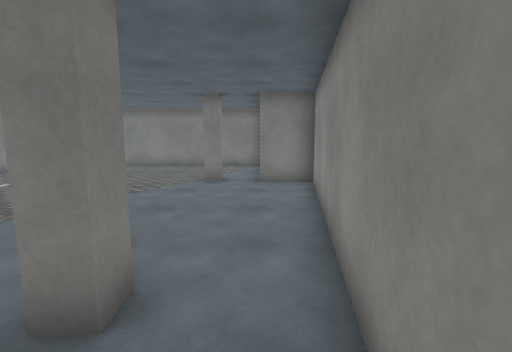
[1] (above)

12 first-person views from a walk through a Unity game level. The camera is 1.5 m above the floor, tilts 8° down and sees 85° across. The floor is counted in squares, 1 m on a side. Each view is taken from the middle of a square. On the plan, view 1 faces up. The plan holds only what a view shows up to about 14 squares ahead; the rest is blank. The player character is not drawn. Surface patterns are stand-ins for the level's own textures.

[2]
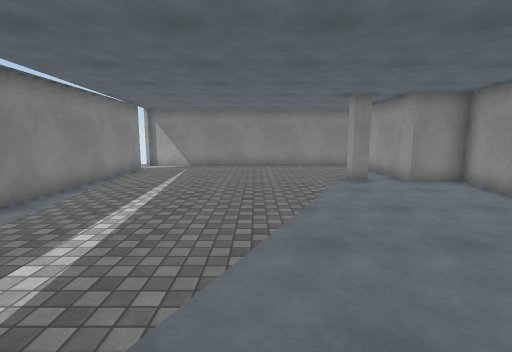

[3]
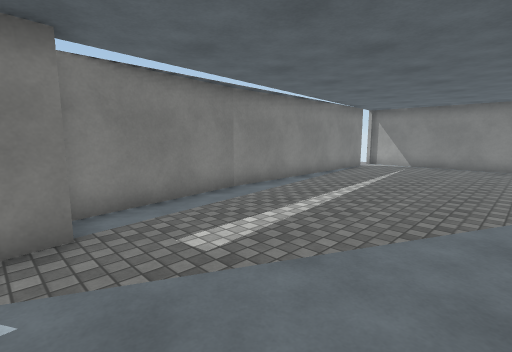

[4]
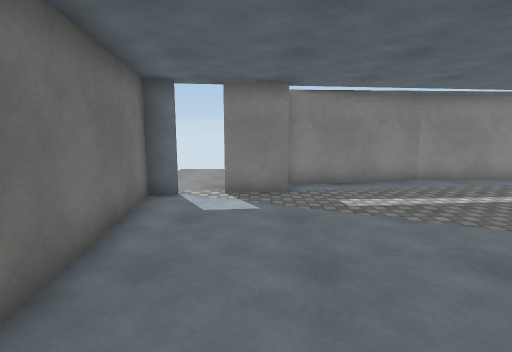

[5]
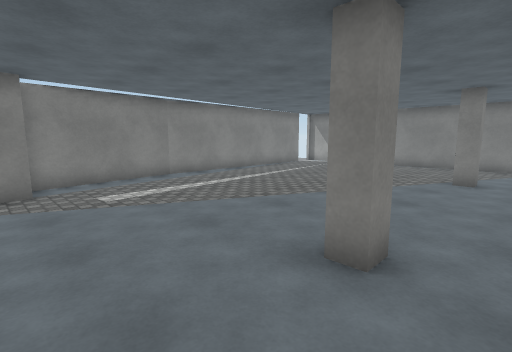

[6]
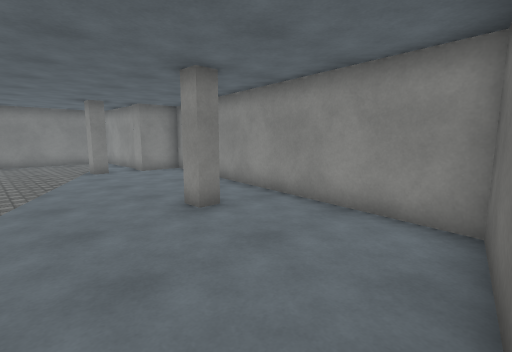

[7]
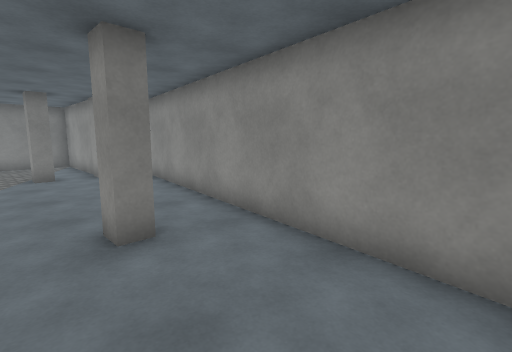

[8]
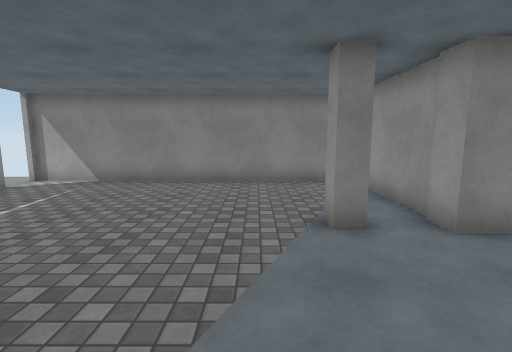

[9]
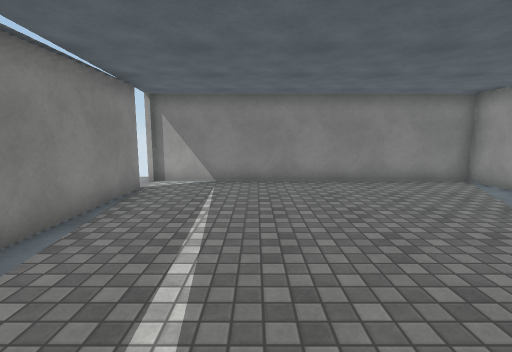

[10]
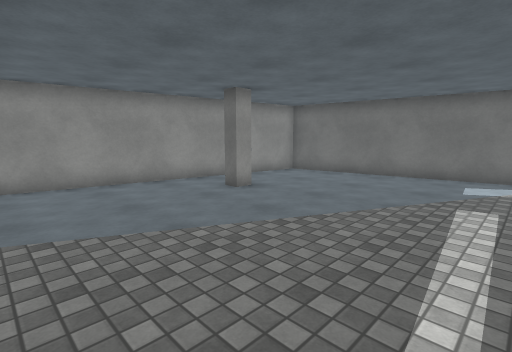

[11]
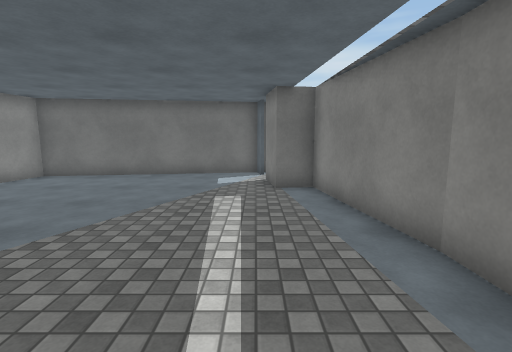

[12]
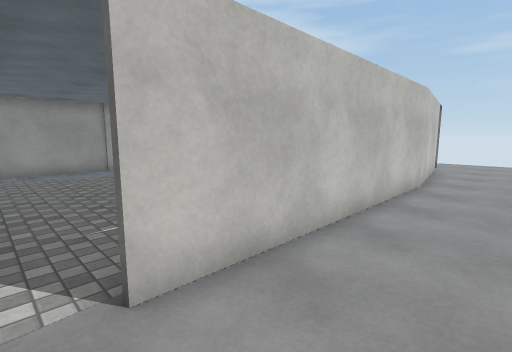

### Floor plan
Points are (right, up) in squares from view 1. A wall is a line through its corners. A room is listed if a view was taken in it or the views show most of it. See-through windows are left out.
Room 1 (views 1, 2, 3, 4, 5, 6, 7, 8, 9, 10, 11)
walls: (-1.7, 2.6) (-1.2, 2.6) (-1.2, 2) (-1.7, 2) (-1.7, 2.6); (-10.4, 4.6) (-9.7, -0.3) (-8.6, -0.1) (-8.3, -1.8); (-10.4, 13.2) (-10.4, 4.4); (-8.2, -3) (-8.1, -3.8); (-8.4, -3.8) (0.1, -2.6) (1.9, 9.2) (0.3, 9.2) (0.3, 14.5) (-10.5, 14.5)
ways out: opening at (-10, 14) to room 2; opening at (-8.5, -2.5) to room 2; gap at (0, 10)
Room 2 (view 12)
walls: (-10.6, 4.5) (-10.6, 13.2); (-9.9, -0.5) (-10.6, 4.6)
ways out: opening at (-10, 14) to room 1; opening at (-8.5, -2.5) to room 1

Positions as (right, up) in squares from view 1, and headings:
1: (0, 0), facing up
2: (-5, 0), facing up
3: (-4, -1), facing up-left
4: (-1, -1), facing left
5: (0, -1), facing up-left
6: (-5, -3), facing up-right
7: (-3, -2), facing up-right
8: (-3, 5), facing up
9: (-7, 5), facing up
10: (-8, 8), facing down-right
11: (-8, 8), facing down
12: (-13, 14), facing down-right
